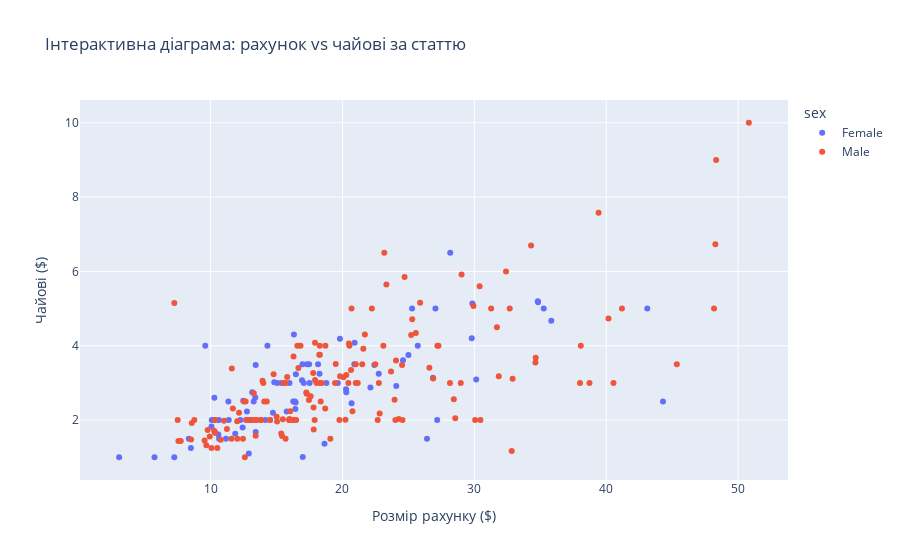

This figure's notebook cell:
### Markdown cell above
---

**5. Інтерактивна діаграма розсіювання**

Створіть з допомогою бібліотек Plotly інтерактивний scatter plot для `total_bill` vs `tip` з кольором за статтю (`sex`).

### Code cell
import plotly.express as px

# Інтерактивний scatter plot
fig = px.scatter(
    df,
    x='total_bill',
    y='tip',
    color='sex',          # категоріальна змінна
    labels={'total_bill': 'Розмір рахунку ($)', 'tip': 'Чайові ($)'},
    title="Інтерактивна діаграма: рахунок vs чайові за статтю"
)

fig.show()

### Figure 1 — Plotly figure (JSON) as saved in the notebook; plotly's stock layout.template omitted (floating-point values rounded to 4 significant figures; data arrays with more than 128 entries replaced by an {"elided": "..."} marker saying what was removed)
{"data": [{"hovertemplate": "sex=Female<br>Розмір рахунку ($)=%{x}<br>Чайові ($)=%{y}<extra></extra>", "legendgroup": "Female", "marker": {"color": "#636efa", "symbol": "circle"}, "mode": "markers", "name": "Female", "orientation": "v", "showlegend": true, "type": "scatter", "x": [16.99, 24.59, 35.26, 14.83, 10.33, 16.97, 20.29, 15.77, 19.65, 15.06, 20.69, 16.93, 10.29, 34.81, 26.41, 16.45, 3.07, 17.07, 26.86, 25.28, 14.73, 10.07, 34.83, 5.75, 16.32, 22.75, 11.35, 15.38, 44.3, 22.42, 20.92, 14.31, 7.25, 25.71, 17.31, 10.65, 12.43, 24.08, 13.42, 12.48, 29.8, 14.52, 11.38, 20.27, 11.17, 12.26, 18.26, 8.51, 10.33, 14.15, 13.16, 17.47, 27.05, 16.43, 8.35, 18.64, 11.87, 29.85, 25, 13.39, 16.21, 17.51, 10.59, 10.63, 9.6, 20.9, 18.15, 19.81, 43.11, 13, 12.74, 13, 16.4, 16.47, 12.76, 13.27, 28.17, 12.9, 30.14, 13.42, 15.98, 16.27, 10.09, 22.12, 35.83, 27.18, 18.78], "xaxis": "x", "y": [1.01, 3.61, 5, 3.02, 1.67, 3.5, 2.75, 2.23, 3, 3, 2.45, 3.07, 2.6, 5.2, 1.5, 2.47, 1, 3, 3.14, 5, 2.2, 1.83, 5.17, 1, 4.3, 3.25, 2.5, 3, 2.5, 3.48, 4.08, 4, 1, 4, 3.5, 1.5, 1.8, 2.92, 1.68, 2.52, 4.2, 2, 2, 2.83, 1.5, 2, 3.25, 1.25, 2, 2, 2.75, 3.5, 5, 2.3, 1.5, 1.36, 1.63, 5.14, 3.75, 2.61, 2, 3, 1.61, 2, 4, 3.5, 3.5, 4.19, 5, 2, 2.01, 2, 2.5, 3.23, 2.23, 2.5, 6.5, 1.1, 3.09, 3.48, 3, 2.5, 2, 2.88, 4.67, 2, 3], "yaxis": "y"}, {"hovertemplate": "sex=Male<br>Розмір рахунку ($)=%{x}<br>Чайові ($)=%{y}<extra></extra>", "legendgroup": "Male", "marker": {"color": "#EF553B", "symbol": "circle"}, "mode": "markers", "name": "Male", "orientation": "v", "showlegend": true, "type": "scatter", "x": {"elided": "157 float values"}, "xaxis": "x", "y": {"elided": "157 float values"}, "yaxis": "y"}], "layout": {"autosize": true, "legend": {"title": {"text": "sex"}, "tracegroupgap": 0}, "title": {"text": "Інтерактивна діаграма: рахунок vs чайові за статтю"}, "xaxis": {"anchor": "y", "autorange": true, "domain": [0, 1], "range": [0.04168, 53.84], "title": {"text": "Розмір рахунку ($)"}, "type": "linear"}, "yaxis": {"anchor": "x", "autorange": true, "domain": [0, 1], "range": [0.2573, 10.74], "title": {"text": "Чайові ($)"}, "type": "linear"}}}
